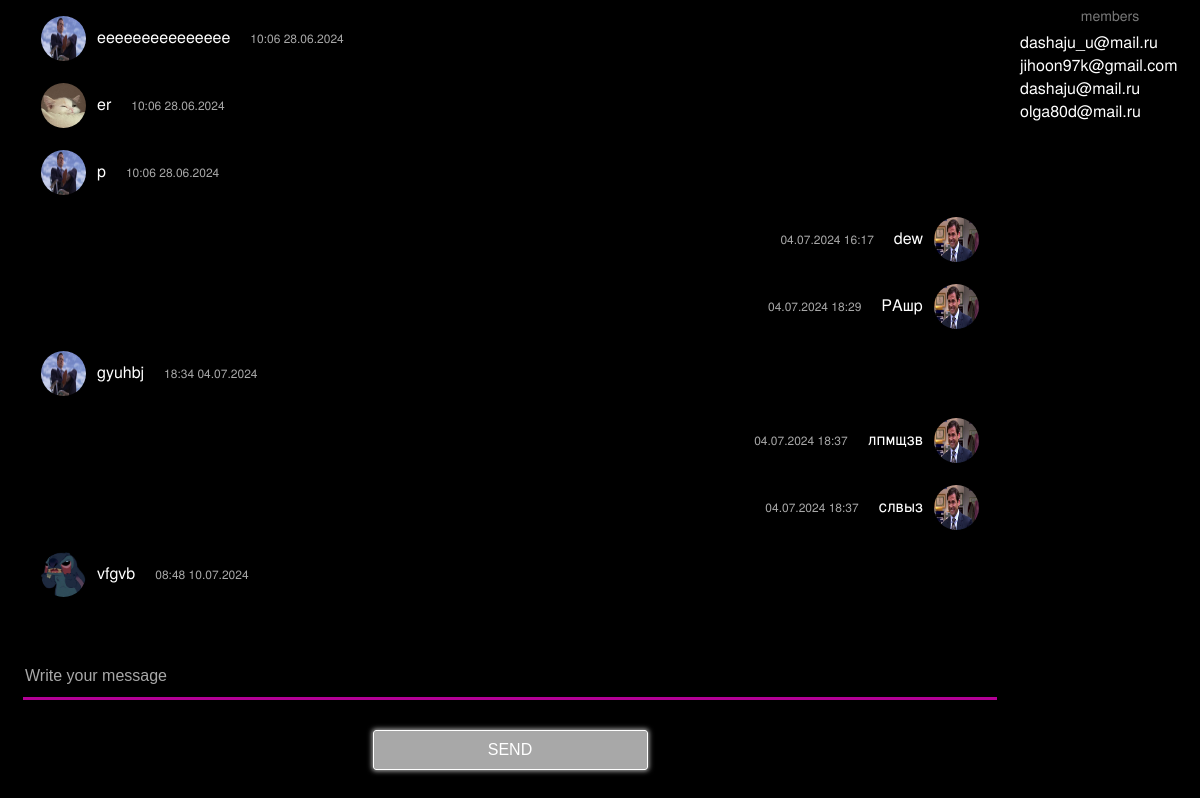
/chat/epta/ (signed in), run on the app's committed database.
### chat/models.py (models this page shows)
class Message(models.Model):
    sender = models.ForeignKey(User, on_delete=models.CASCADE, related_name='message_sender')
    content = models.TextField()
    data_created = models.DateTimeField(auto_now_add=True)
    def __str__(self):
        return self.content

class GroupMessage(Message):
    group = models.ForeignKey('GroupChat', on_delete=models.CASCADE)

class Message(models.Model):
    sender = models.ForeignKey(User, on_delete=models.CASCADE, related_name='message_sender')
    content = models.TextField()
    data_created = models.DateTimeField(auto_now_add=True)
    def __str__(self):
        return self.content

class Membership(models.Model):
    user = models.ForeignKey(User, on_delete=models.CASCADE)
    group = models.ForeignKey(GroupChat, on_delete=models.CASCADE)
    joined_at = models.DateTimeField(auto_now_add=True)

### profiles/models.py (models this page shows, shortened)
class Profile(models.Model):
    user = models.OneToOneField(User, on_delete=models.CASCADE)
    first_name = models.CharField(max_length=150, null=True, blank=True)
    second_name = models.CharField(max_length=150, null=True, blank=True)
    username = models.CharField(max_length=150, null=True, blank=True)
    avatar = models.ImageField(upload_to='avatars/', null=True, blank=True, default='avatars/no_avatar.png')

class User(AbstractUser):
    username = models.CharField(_("username"), max_length=150, blank=True)
    email = models.EmailField(_("email address"), unique=True)
    USERNAME_FIELD = 'email'
    REQUIRED_FIELDS = []
    objects = UserManager()

### chat/views.py (the view)
# urls.py: path("<str:room_name>/", views.room, name="room"),
@login_required(login_url="/accounts/login/")
def room(request, room_name):
    group = GroupChat.objects.filter(name=room_name).first()
    members = Membership.objects.filter(group=group)
    messages = GroupMessage.objects.filter(group=group).order_by('data_created')
    return render(request, "chat/room.html", {
        "room_name": room_name,
        'messages': messages,
        'members': members,
    })

### templates/chat/room.html (shortened to what this page needs)
{% load static %}
<!DOCTYPE html>
<html>
<head>
    <link rel="stylesheet" href="{% static 'css/default.css' %}">
</head>
<body>
    <div class="chat-main">
        <div class="chat">
            <div id="chat-log">
                {% for message in messages %}
                    {% if message.sender == request.user %}
                        <div class="message-current-user">
                            <div class="message-data">{{ message.data_created|date:"d.m.Y" }}
                                {{ message.data_created|time:"H:i" }}</div>
                            <div class="message">{{ message }}</div>
                            <div class="message-avatar">
                                <a href="{% url 'profile_detail' pk=message.sender.profile.id %}" target="_blank">
                                <img src="{{ message.sender.profile.avatar.url }}"></a>
                            </div>
                        </div>
                    {% else %}
                        <div class="message-others">
                            <div class="message-avatar">
                                <a href="{% url 'profile_detail' pk=message.sender.profile.id %}" target="_blank">
                                    <img src="{{ message.sender.profile.avatar.url }}"></a>
                            </div>
                            <div class="message">{{ message }}</div>
                            <div class="message-data">{{ message.data_created|time:"H:i" }}
                                {{ message.data_created|date:"d.m.Y" }}</div>
                        </div>
                    {% endif %}
                {% endfor %}
            </div>
            <div class="input-container">
                <input id="chat-message-input" type="text" placeholder="Write your message">
                <input id="chat-message-submit" type="button" value="Send" class="sign-in-btn">
            </div>
        </div>
        <div id="members" class="members">
            <div class="comment">members</div>
            {% for member in members %}
                <a href="{% url 'profile_detail' pk=member.user.profile.id %}" target="_blank">
                {{ member.user }}</a><br>
            {% endfor %}
        </div>
    </div>
</body>
</html>

### static/css/default.css (style rules this page uses)
body { margin: 0; padding: 0; display: flex; flex-direction: column; align-items: center; font-family: 'TeXGyreHeros', sans-serif; color: #EFEFEF; }
::placeholder { color: rgba(239, 239, 239, 0.7) !important; }
.sign-in-btn { width: 275px; height: 40px; font-size: 16px; text-transform: uppercase; border: 1px solid #FFFFFF; border-radius: 3px; background-color: rgba(239, 239, 239, 0.7); color: #FFFFFF; cursor: pointer; box-shadow: 0px 0px 5px 1px rgba(255, 255, 255, 0.7); margin-top: 20px; transition: border 0.6s, box-shadow 0.6s, color 0.6s, background-color 0.6s; }
.comment { display: flex; flex-direction: row; justify-content: center; padding: 5px 70px; font-weight: 300; font-size: 14px; color: rgba(239, 239, 239, 0.5); }
.chat-main { display: flex; flex-direction: row; width: 100%; height: 100%; padding-bottom: 30px; }
.chat { display: flex; flex-direction: column-reverse; height: 100%; width: 70%; padding-left: 25px; padding-right: 25px; flex-grow: 1; }
#chat-log { flex-grow: 1; overflow-y: auto; flex-direction: column-reverse; }
.input-container { display: flex; flex-direction: column; align-items: center; }
.input-container input[type='text'] { width: 100%; height: 40px; line-height: 40px; border: none; border-bottom: 3px solid rgba(255, 0, 214, 0.7) !important; background-color: transparent !important; font-size: 16px; color: #FFFFFF; margin-bottom: 10px; }
#chat-message-input { flex-grow: 1; }
.message-current-user { padding-left: 70%; justify-content: flex-end; }
.message-others, .message-current-user { display: flex; flex-direction: row; margin: 15px; }
.message-avatar a img { border: 1px solid transparent; border-radius: 100px; width: 45px; height: 45px; }
.message, .message-data { margin-left: 10px; margin-right: 10px; }
.message-data { margin-top: 14px; font-size: 12px; color: rgba(239, 239, 239, 0.7); }
.message { margin-top: 10px; font-size: 16px; color: #FFFFFF; }
.members { width: 15%; }
.members a { text-decoration: none; color: #FFFFFF; transition: color 0.5s; }

### templates/chat/room.html (style rules this page uses)
body { background-color: #000000; background-size: cover; background-repeat: no-repeat; display: flex; flex-direction: column; height: 100vh; margin: 0; }
.chat-main { display: flex; flex-direction: row; flex-grow: 1; width: 100%; overflow: hidden; }
.chat { display: flex; flex-direction: column; width: 85%; padding-left: 25px; flex-grow: 1; }
#chat-log { flex-grow: 1; overflow-y: auto; }
#chat-message-input { flex-grow: 1; }

### data on the page
GroupMessage: sender.profile.avatar (picture), content "eeeeeeeeeeeeeee", data_created "10:06", data_created "28.06.2024"
GroupMessage: sender.profile.avatar (picture), content "er", data_created "10:06", data_created "28.06.2024"
GroupMessage: sender.profile.avatar (picture), content "p", data_created "10:06", data_created "28.06.2024"
GroupMessage: data_created "04.07.2024", data_created "16:17", content "dew", sender.profile.avatar (picture)
GroupMessage: data_created "04.07.2024", data_created "18:29", content "РАшр", sender.profile.avatar (picture)
GroupMessage: sender.profile.avatar (picture), content "gyuhbj", data_created "18:34", data_created "04.07.2024"
GroupMessage: data_created "04.07.2024", data_created "18:37", content "лпмщзв", sender.profile.avatar (picture)
GroupMessage: data_created "04.07.2024", data_created "18:37", content "слвыз", sender.profile.avatar (picture)
GroupMessage: sender.profile.avatar (picture), content "vfgvb", data_created "08:48", data_created "10.07.2024"
Membership: user "dashaju_u@mail.ru"
Membership: user "jihoon97k@gmail.com"
Membership: user "dashaju@mail.ru"
Membership: user "olga80d@mail.ru"
